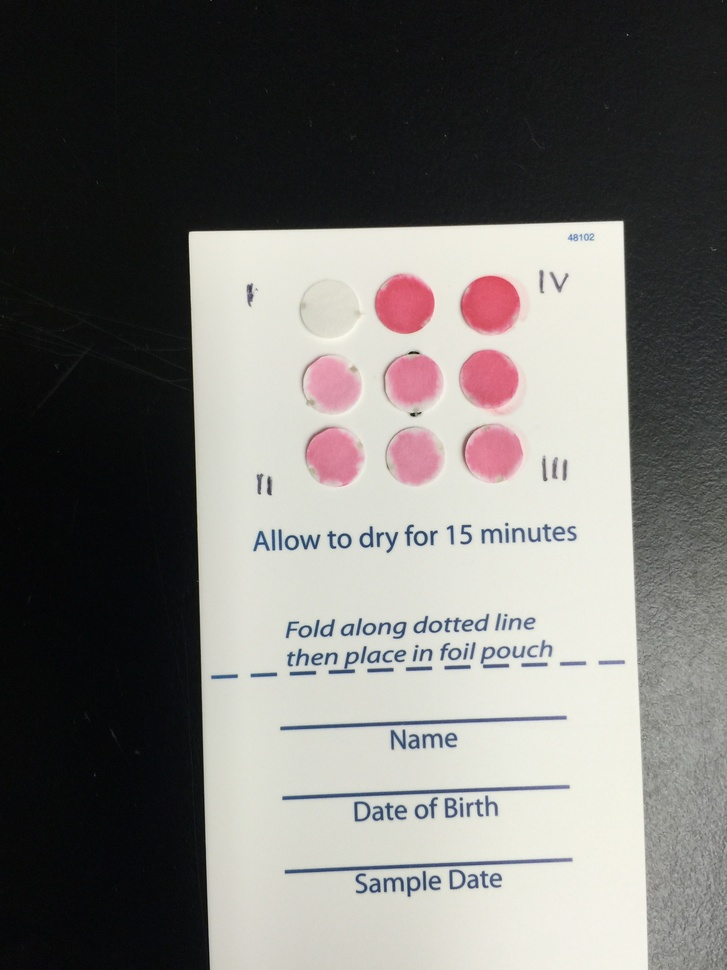
#> input picture img.jpeg, 727 x 970 px, shrunk from 2448 x 3264 before the run
$ python grayscale.py ../../img.jpeg
#> lines starting #> are read from the running program, lines starting #| are printed output that depends on the picture
#!/usr/bin/python
import cv2
import sys

img = cv2.imread(sys.argv[1])
#> img is the input picture: shape (970, 727, 3); mean B, G, R 112.6, 115.8, 117.5
gray_image = cv2.cvtColor(img, cv2.COLOR_BGR2GRAY)
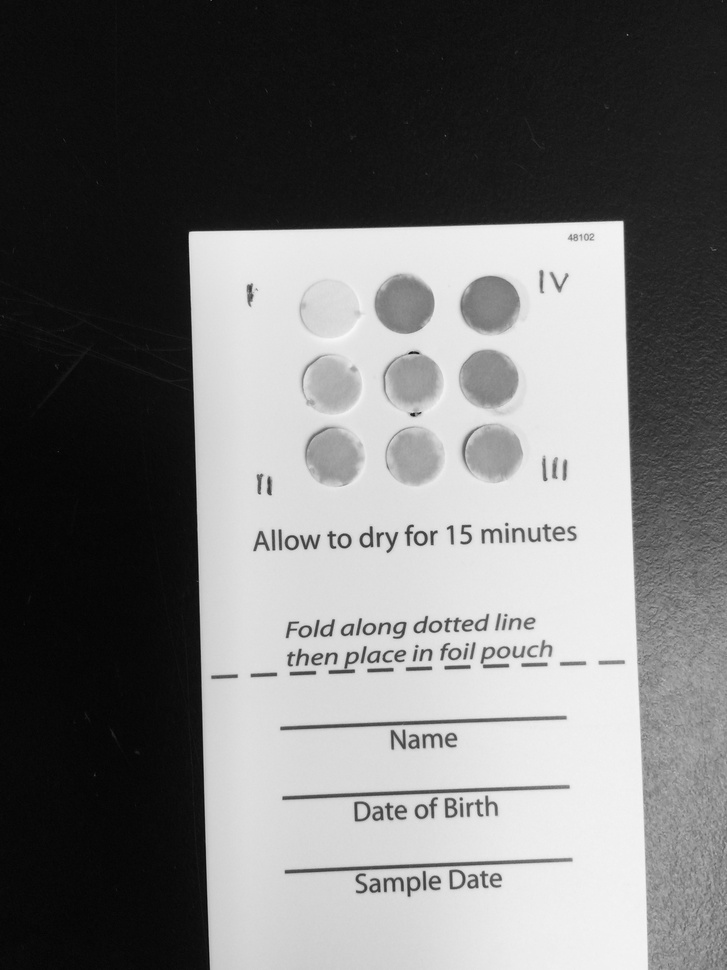
#> gray_image: shape (970, 727); min 1, max 247, mean 115.9
cv2.imwrite(sys.argv[1],gray_image)


'''
from PIL import Image
import numpy as np

im = Image.open('img.jpeg')
gray = im.convert('L')

bw = np.asarray(gray).copy()
bw[bw <= 50] = 255

imfile = Image.fromarray(bw)
imfile.save("result.jpeg")


# [5 lines of commented-out code are left out]

'''
